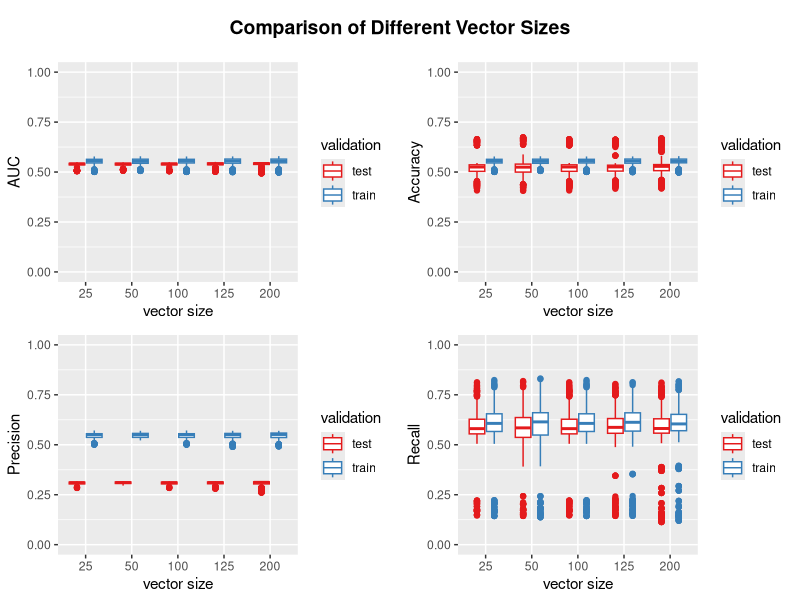

This chart was generated by the following R code: (Note: this script raises an error after producing the figure.)
## ---- chunk 1
knitr::opts_chunk$set(echo = TRUE)
library(ggplot2)
library(data.table)
library(cowplot)
## ---- chunk 2
mean_stats_dt <- fread("../../results/mean_stats_data_table.tsv")
mean_stats_dt
## ---- chunk 3
auc <- ggplot(mean_stats_dt, aes(factor(vector_size), AUC, col = validation)) +
  geom_boxplot() + 
  scale_y_continuous(limits = c(0,1)) +
  scale_color_brewer(palette = "Set1") +
  labs(x = "vector size")

acc <- ggplot(mean_stats_dt, aes(factor(vector_size), Accuracy, col = validation)) +
  geom_boxplot() + 
  scale_y_continuous(limits = c(0,1)) +
  scale_color_brewer(palette = "Set1") +
  labs(x = "vector size")

prec <- ggplot(mean_stats_dt, aes(factor(vector_size), Precision, col = validation)) +
  geom_boxplot() + 
  scale_y_continuous(limits = c(0,1)) +
  scale_color_brewer(palette = "Set1") +
  labs(x = "vector size")

rec <- ggplot(mean_stats_dt, aes(factor(vector_size), Recall, col = validation)) +
  geom_boxplot() + 
  scale_y_continuous(limits = c(0,1)) +
  scale_color_brewer(palette = "Set1") +
  labs(x = "vector size")

p <- plot_grid(auc, acc, prec, rec)
title <- ggdraw() + draw_label("Comparison of Different Vector Sizes", fontface='bold')
plot_grid(title, p, ncol=1, rel_heights=c(0.1, 1))
## ---- chunk 4
stats_lf <- melt(mean_stats_dt, id.vars = c("vector_size", "outer_split", "validation"),
                 measure.vars = c("AUC", "Accuracy", "Precision", "Recall"), variable.name = "metric")
summary <- stats_lf[, .(mean = mean(value), median = median(value), sd = sd(value)), by = c("vector_size", "metric", "validation")]

ggplot(summary, aes(vector_size, median, col = validation)) +
  geom_point() + geom_line() +
  geom_errorbar(aes())
  scale_y_continuous(limits = c(0,1)) +
  scale_color_brewer(palette = "Set1") +
  labs(x = "vector size") +
  facet_wrap(~metric)

